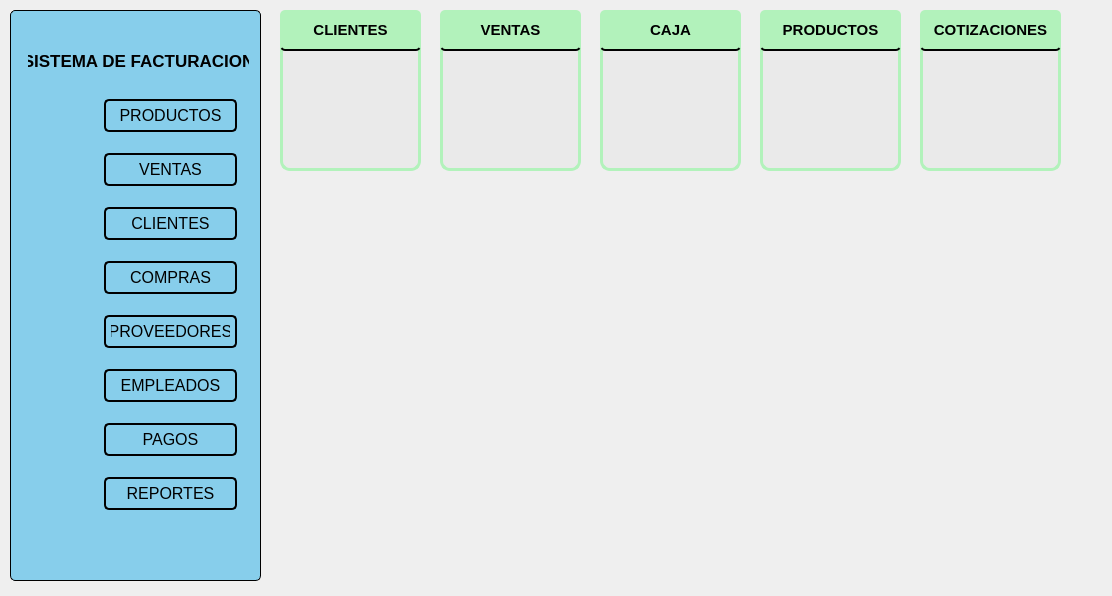
<?xml version="1.0" encoding="UTF-8"?>
<ui version="4.0">
 <class>panel_de_control</class>
 <widget class="QWidget" name="panel_de_control">
  <property name="geometry">
   <rect>
    <x>0</x>
    <y>0</y>
    <width>1112</width>
    <height>596</height>
   </rect>
  </property>
  <property name="windowTitle">
   <string>Panel de control</string>
  </property>
  <property name="styleSheet">
   <string notr="true"/>
  </property>
  <widget class="QPushButton" name="pushButton_11">
   <property name="geometry">
    <rect>
     <x>280</x>
     <y>40</y>
     <width>141</width>
     <height>131</height>
    </rect>
   </property>
   <property name="styleSheet">
    <string notr="true">border:3px solid #B2F2BB;
background-color: rgb(234, 234, 234);

border-radius:3px;
border-bottom-left-radius: 10px; /* Radio de la esquina inferior izquierda */
border-bottom-right-radius: 10px; /* Radio de la esquina inferior derecha */
</string>
   </property>
   <property name="text">
    <string/>
   </property>
   <property name="icon">
    <iconset resource="../iconos_panel_de_control/iconos.qrc">
     <normaloff>:/iconos_panel_control/clasificacion.png</normaloff>:/iconos_panel_control/clasificacion.png</iconset>
   </property>
   <property name="iconSize">
    <size>
     <width>60</width>
     <height>60</height>
    </size>
   </property>
  </widget>
  <widget class="QLabel" name="label_2">
   <property name="geometry">
    <rect>
     <x>280</x>
     <y>10</y>
     <width>141</width>
     <height>41</height>
    </rect>
   </property>
   <property name="font">
    <font>
     <pointsize>11</pointsize>
     <bold>true</bold>
    </font>
   </property>
   <property name="styleSheet">
    <string notr="true">border:1.7px solid black;
background:#B2F2BB;
border-radius:4.5px;
border-left:none;
border-right:none;
border-top:none;
</string>
   </property>
   <property name="text">
    <string>CLIENTES</string>
   </property>
   <property name="alignment">
    <set>Qt::AlignmentFlag::AlignCenter</set>
   </property>
  </widget>
  <widget class="QWidget" name="widget_2" native="true">
   <property name="geometry">
    <rect>
     <x>10</x>
     <y>10</y>
     <width>251</width>
     <height>571</height>
    </rect>
   </property>
   <property name="styleSheet">
    <string notr="true">background:#87CEEB;
border:1px solid black;
border-radius:5px;</string>
   </property>
   <widget class="QWidget" name="verticalWidget_2" native="true">
    <property name="geometry">
     <rect>
      <x>20</x>
      <y>90</y>
      <width>61</width>
      <height>441</height>
     </rect>
    </property>
    <property name="styleSheet">
     <string notr="true">border:none;
</string>
    </property>
    <layout class="QVBoxLayout" name="verticalLayout_3">
     <item>
      <widget class="QLabel" name="label_17">
       <property name="styleSheet">
        <string notr="true">border-image: url(:/iconos_panel_control/ordenador-portatil.png);</string>
       </property>
       <property name="text">
        <string/>
       </property>
      </widget>
     </item>
     <item>
      <widget class="QLabel" name="label_18">
       <property name="styleSheet">
        <string notr="true">border-image: url(:/iconos_panel_control/carrito_de_compras.png);</string>
       </property>
       <property name="text">
        <string/>
       </property>
      </widget>
     </item>
     <item>
      <widget class="QLabel" name="label_19">
       <property name="styleSheet">
        <string notr="true">border-image: url(:/iconos_panel_control/clasificacion.png);</string>
       </property>
       <property name="text">
        <string/>
       </property>
      </widget>
     </item>
     <item>
      <widget class="QLabel" name="label_20">
       <property name="styleSheet">
        <string notr="true">border-image: url(:/iconos_panel_control/camion-de-reparto.png);</string>
       </property>
       <property name="text">
        <string/>
       </property>
      </widget>
     </item>
     <item>
      <widget class="QLabel" name="label_21">
       <property name="styleSheet">
        <string notr="true">border-image: url(:/iconos_panel_control/clasificacion.png);</string>
       </property>
       <property name="text">
        <string/>
       </property>
      </widget>
     </item>
     <item>
      <widget class="QLabel" name="label_22">
       <property name="styleSheet">
        <string notr="true">border-image: url(:/iconos_panel_control/agregar-usuario.png);</string>
       </property>
       <property name="text">
        <string/>
       </property>
      </widget>
     </item>
     <item>
      <widget class="QLabel" name="label_23">
       <property name="styleSheet">
        <string notr="true">border-image: url(:/iconos_panel_control/mano.png);</string>
       </property>
       <property name="text">
        <string/>
       </property>
      </widget>
     </item>
     <item>
      <widget class="QLabel" name="label_24">
       <property name="styleSheet">
        <string notr="true">border-image: url(:/iconos_panel_control/informe.png);</string>
       </property>
       <property name="text">
        <string/>
       </property>
      </widget>
     </item>
    </layout>
   </widget>
   <widget class="QFrame" name="verticalFrame_2">
    <property name="geometry">
     <rect>
      <x>80</x>
      <y>70</y>
      <width>161</width>
      <height>451</height>
     </rect>
    </property>
    <property name="styleSheet">
     <string notr="true">QFrame{
	border:none;
}
QFrame QPushButton {
	background-color: #87CEEB; /* Color de fondo */
    color: black; /* Color del texto */
    font-size: 16px; /* Tamaño de la fuente */
    padding: 10px; /* Espaciado interno */
    margin: 5px; /* Margen externo */
    border: 1.5px solid black; /* Borde */
    border-radius: 5px; /* Esquinas redondeadas */
}

QFrame QPushButton:hover {
    background-color: #37A1FA; /* Cambia el color al pasar el mouse */
}

</string>
    </property>
    <layout class="QVBoxLayout" name="verticalLayout_4">
     <item>
      <widget class="QPushButton" name="pushButton_9">
       <property name="styleSheet">
        <string notr="true">
padding:5px;
margin-botom:10px</string>
       </property>
       <property name="text">
        <string>PRODUCTOS</string>
       </property>
      </widget>
     </item>
     <item>
      <widget class="QPushButton" name="pushButton_10">
       <property name="styleSheet">
        <string notr="true">
padding:5px</string>
       </property>
       <property name="text">
        <string>VENTAS</string>
       </property>
      </widget>
     </item>
     <item>
      <widget class="QPushButton" name="pushButton_12">
       <property name="styleSheet">
        <string notr="true">
padding:5px</string>
       </property>
       <property name="text">
        <string>CLIENTES</string>
       </property>
      </widget>
     </item>
     <item>
      <widget class="QPushButton" name="pushButton_13">
       <property name="styleSheet">
        <string notr="true">
padding:5px</string>
       </property>
       <property name="text">
        <string>COMPRAS</string>
       </property>
      </widget>
     </item>
     <item>
      <widget class="QPushButton" name="pushButton_14">
       <property name="styleSheet">
        <string notr="true">
padding:5px</string>
       </property>
       <property name="text">
        <string>PROVEEDORES</string>
       </property>
      </widget>
     </item>
     <item>
      <widget class="QPushButton" name="pushButton_15">
       <property name="styleSheet">
        <string notr="true">
padding:5px</string>
       </property>
       <property name="text">
        <string>EMPLEADOS</string>
       </property>
      </widget>
     </item>
     <item>
      <widget class="QPushButton" name="pushButton_16">
       <property name="styleSheet">
        <string notr="true">
padding:5px</string>
       </property>
       <property name="text">
        <string>PAGOS</string>
       </property>
      </widget>
     </item>
     <item>
      <widget class="QPushButton" name="pushButton_17">
       <property name="styleSheet">
        <string notr="true">
padding:5px</string>
       </property>
       <property name="text">
        <string>REPORTES</string>
       </property>
      </widget>
     </item>
    </layout>
   </widget>
   <widget class="QLabel" name="label">
    <property name="geometry">
     <rect>
      <x>18</x>
      <y>30</y>
      <width>221</width>
      <height>41</height>
     </rect>
    </property>
    <property name="font">
     <font>
      <pointsize>13</pointsize>
      <bold>true</bold>
     </font>
    </property>
    <property name="styleSheet">
     <string notr="true">border:none;</string>
    </property>
    <property name="text">
     <string>SISTEMA DE FACTURACION</string>
    </property>
    <property name="alignment">
     <set>Qt::AlignmentFlag::AlignCenter</set>
    </property>
   </widget>
  </widget>
  <widget class="QPushButton" name="pushButton_20">
   <property name="geometry">
    <rect>
     <x>440</x>
     <y>40</y>
     <width>141</width>
     <height>131</height>
    </rect>
   </property>
   <property name="styleSheet">
    <string notr="true">border:3px solid #B2F2BB;

background-color: rgb(234, 234, 234);

border-bottom-left-radius: 10px; /* Radio de la esquina inferior izquierda */
border-bottom-right-radius: 10px; /* Radio de la esquina inferior derecha */

</string>
   </property>
   <property name="text">
    <string/>
   </property>
   <property name="icon">
    <iconset resource="../iconos_panel_de_control/iconos.qrc">
     <normaloff>:/iconos_panel_control/carrito_de_compras.png</normaloff>:/iconos_panel_control/carrito_de_compras.png</iconset>
   </property>
   <property name="iconSize">
    <size>
     <width>60</width>
     <height>60</height>
    </size>
   </property>
  </widget>
  <widget class="QLabel" name="label_5">
   <property name="geometry">
    <rect>
     <x>440</x>
     <y>10</y>
     <width>141</width>
     <height>41</height>
    </rect>
   </property>
   <property name="font">
    <font>
     <pointsize>11</pointsize>
     <bold>true</bold>
    </font>
   </property>
   <property name="styleSheet">
    <string notr="true">border:1.7px solid black;
background:#B2F2BB;
border-radius:4.5px;
border-left:none;
border-right:none;
border-top:none;
</string>
   </property>
   <property name="text">
    <string>VENTAS</string>
   </property>
   <property name="alignment">
    <set>Qt::AlignmentFlag::AlignCenter</set>
   </property>
  </widget>
  <widget class="QPushButton" name="pushButton_18">
   <property name="geometry">
    <rect>
     <x>600</x>
     <y>40</y>
     <width>141</width>
     <height>131</height>
    </rect>
   </property>
   <property name="styleSheet">
    <string notr="true">border:3px solid #B2F2BB;
border-radius:3px;
background-color: rgb(234, 234, 234);
border-bottom-left-radius: 10px; /* Radio de la esquina inferior izquierda */
border-bottom-right-radius: 10px; /* Radio de la esquina inferior derecha */</string>
   </property>
   <property name="text">
    <string/>
   </property>
   <property name="icon">
    <iconset resource="../iconos_panel_de_control/iconos.qrc">
     <normaloff>:/iconos_panel_control/caja-registradora.png</normaloff>:/iconos_panel_control/caja-registradora.png</iconset>
   </property>
   <property name="iconSize">
    <size>
     <width>60</width>
     <height>60</height>
    </size>
   </property>
  </widget>
  <widget class="QLabel" name="label_3">
   <property name="geometry">
    <rect>
     <x>600</x>
     <y>10</y>
     <width>141</width>
     <height>41</height>
    </rect>
   </property>
   <property name="font">
    <font>
     <pointsize>11</pointsize>
     <bold>true</bold>
    </font>
   </property>
   <property name="styleSheet">
    <string notr="true">border:1.7px solid black;
background:#B2F2BB;
border-radius:4.5px;
border-left:none;
border-right:none;
border-top:none;
</string>
   </property>
   <property name="text">
    <string>CAJA</string>
   </property>
   <property name="alignment">
    <set>Qt::AlignmentFlag::AlignCenter</set>
   </property>
  </widget>
  <widget class="QPushButton" name="pushButton_19">
   <property name="geometry">
    <rect>
     <x>760</x>
     <y>40</y>
     <width>141</width>
     <height>131</height>
    </rect>
   </property>
   <property name="styleSheet">
    <string notr="true">border:3px solid #B2F2BB;
border-radius:3px;
background-color: rgb(234, 234, 234);
border-bottom-left-radius: 10px; /* Radio de la esquina inferior izquierda */
border-bottom-right-radius: 10px; /* Radio de la esquina inferior derecha */</string>
   </property>
   <property name="text">
    <string/>
   </property>
   <property name="icon">
    <iconset resource="../iconos_panel_de_control/iconos.qrc">
     <normaloff>:/iconos_panel_control/productos-de-limpieza.png</normaloff>:/iconos_panel_control/productos-de-limpieza.png</iconset>
   </property>
   <property name="iconSize">
    <size>
     <width>60</width>
     <height>60</height>
    </size>
   </property>
  </widget>
  <widget class="QLabel" name="label_4">
   <property name="geometry">
    <rect>
     <x>760</x>
     <y>10</y>
     <width>141</width>
     <height>41</height>
    </rect>
   </property>
   <property name="font">
    <font>
     <pointsize>11</pointsize>
     <bold>true</bold>
    </font>
   </property>
   <property name="styleSheet">
    <string notr="true">border:1.7px solid black;
background:#B2F2BB;
border-radius:4.5px;
border-left:none;
border-right:none;
border-top:none;
</string>
   </property>
   <property name="text">
    <string>PRODUCTOS</string>
   </property>
   <property name="alignment">
    <set>Qt::AlignmentFlag::AlignCenter</set>
   </property>
  </widget>
  <widget class="QPushButton" name="pushButton_21">
   <property name="geometry">
    <rect>
     <x>920</x>
     <y>40</y>
     <width>141</width>
     <height>131</height>
    </rect>
   </property>
   <property name="styleSheet">
    <string notr="true">border:3px solid #B2F2BB;
border-radius:3px;
background-color: rgb(234, 234, 234);
border-bottom-left-radius: 10px; /* Radio de la esquina inferior izquierda */
border-bottom-right-radius: 10px; /* Radio de la esquina inferior derecha */</string>
   </property>
   <property name="text">
    <string/>
   </property>
   <property name="icon">
    <iconset resource="../iconos_panel_de_control/iconos.qrc">
     <normaloff>:/iconos_panel_control/grafico-de-acciones.png</normaloff>:/iconos_panel_control/grafico-de-acciones.png</iconset>
   </property>
   <property name="iconSize">
    <size>
     <width>60</width>
     <height>60</height>
    </size>
   </property>
  </widget>
  <widget class="QLabel" name="label_6">
   <property name="geometry">
    <rect>
     <x>920</x>
     <y>10</y>
     <width>141</width>
     <height>41</height>
    </rect>
   </property>
   <property name="font">
    <font>
     <pointsize>11</pointsize>
     <bold>true</bold>
    </font>
   </property>
   <property name="styleSheet">
    <string notr="true">border:1.7px solid black;
background:#B2F2BB;
border-radius:4.5px;
border-left:none;
border-right:none;
border-top:none;
</string>
   </property>
   <property name="text">
    <string>COTIZACIONES</string>
   </property>
   <property name="alignment">
    <set>Qt::AlignmentFlag::AlignCenter</set>
   </property>
  </widget>
 </widget>
 <resources>
  <include location="../iconos_panel_de_control/iconos.qrc"/>
 </resources>
 <connections/>
</ui>
